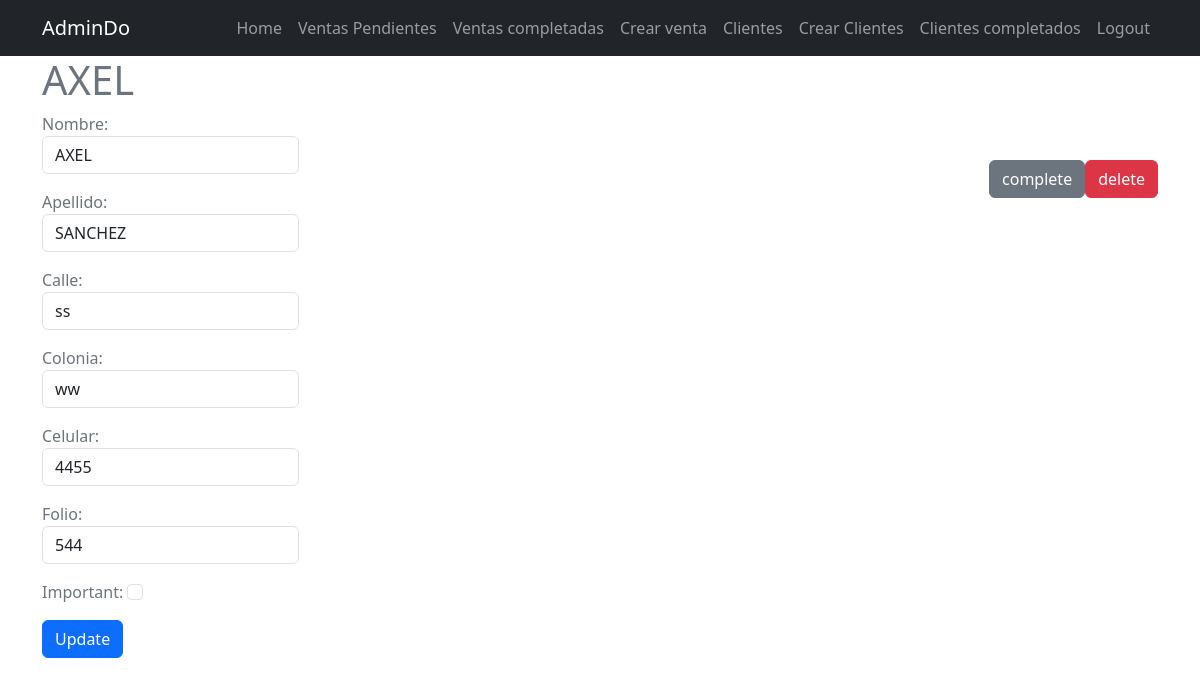
/clientes/2 (signed in), run on an earlier commit of the app's database.
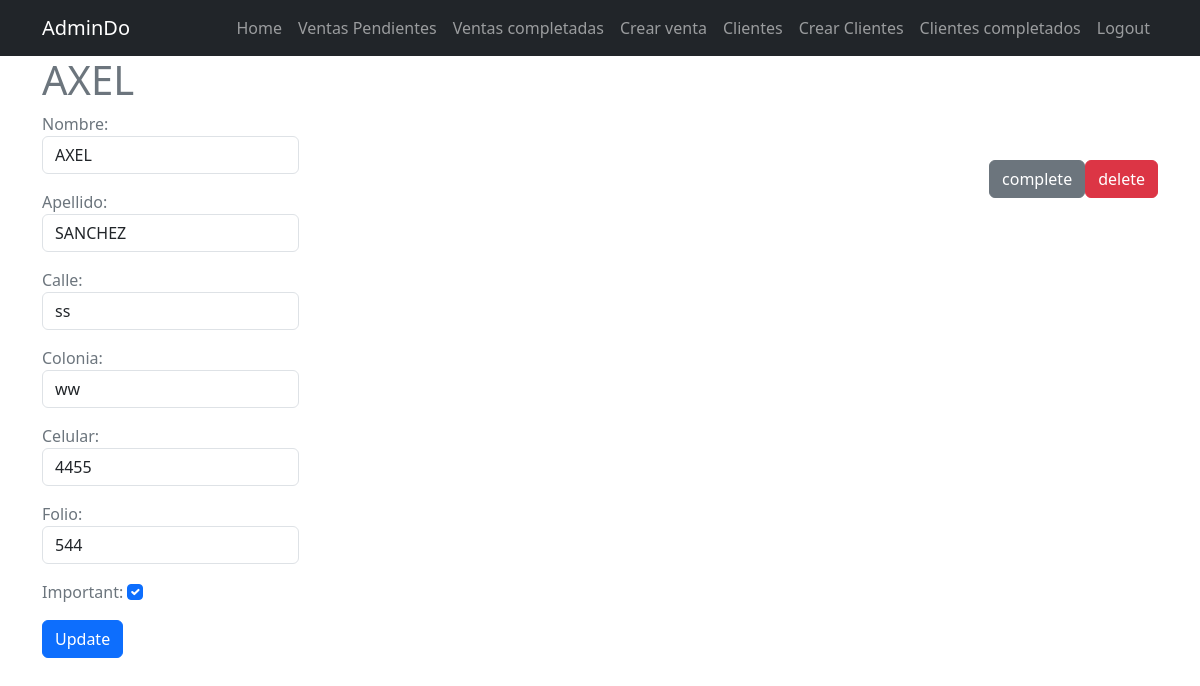
And on a later commit of the database.
### tasks/models.py (models this page shows, shortened)
class Cliente(models.Model):
    nombre = models.CharField(max_length=100)
    apellido = models.CharField(max_length=100)
    calle = models.CharField(max_length=100)
    colonia = models.CharField(max_length=100)
    celular = models.CharField(max_length=100)
    folio = models.IntegerField()
    created = models.DateTimeField(auto_now_add=True)
    datecompleted = models.DateTimeField(null=True, blank=True)
    user = models.ForeignKey(User, on_delete=models.CASCADE)
    important = models.BooleanField(default=False)

### tasks/views.py (the view, shortened to what this page needs)
# urls.py: path("clientes/<int:cliente_id>", views.cliente_detail, name="cliente_detail"),
@login_required
def cliente_detail(request, cliente_id):
    if request.method == "GET":
        cliente = get_object_or_404(Cliente, pk=cliente_id, user=request.user)
        form = ClienteForm(instance=cliente)
        return render(
            request, "cliente_detail.html", {"cliente": cliente, "form": form}
        )

### tasks/forms2.py
class ClienteForm(forms.ModelForm):
    class Meta:
        model = Cliente
        fields = ["nombre", "apellido", "calle", "colonia", "celular", "folio","important"]
        widgets = {
            "nombre": forms.TextInput(
                attrs={"class": "form-control", "placeholder": "Nombre"}
            ),
            "apellido": forms.TextInput(
                attrs={"class": "form-control", "placeholder": "Apellido"}
            ),
            "calle": forms.TextInput(
                attrs={"class": "form-control", "placeholder": "Calle"}
            ),
            "colonia": forms.TextInput(
                attrs={"class": "form-control", "placeholder": "Colonia"}
            ),
            "celular": forms.TextInput(
                attrs={"class": "form-control", "placeholder": "Celular"}
            ),
            "folio": forms.TextInput(
                attrs={"class": "form-control", "placeholder": "Folio"}
            ),
            "important": forms.CheckboxInput(
                attrs={"class": "form-check-input md-auto"}
            ),
        }

### tasks/templates/cliente_detail.html (shortened to what this page needs)
{% extends 'base.html' %}
{% block content %}
<main class="container">
    <div class="row">
        <div class="text-secondary" class="col-md-4 offset-md-4">
                <h1>{{ cliente.nombre }}</h1>
            <div class="d-flex justify-content-between">
                <form method="POST">
                    {{form.as_p}}
                    <button class="btn btn-primary">
                      Update
                    </button>
                  </form>
                  <div class="mt-5 d-flex">
                  <form action="{% url 'complete_cliente' cliente.id %}" method="POST">
                    <button class="btn btn-secondary">
                      complete
                    </button>
                  </form>
                  <form action="{% url 'delete_cliente' cliente.id %}" method="POST">
                    <button class="btn btn-danger">
                      delete
                    </button>
                  </form>
            </div>
        </div>
    </div>
</main>
{% endblock %}

What changed in the data, as far as the page shows it:
changed Cliente "AXEL": important "☐" → "☑"
